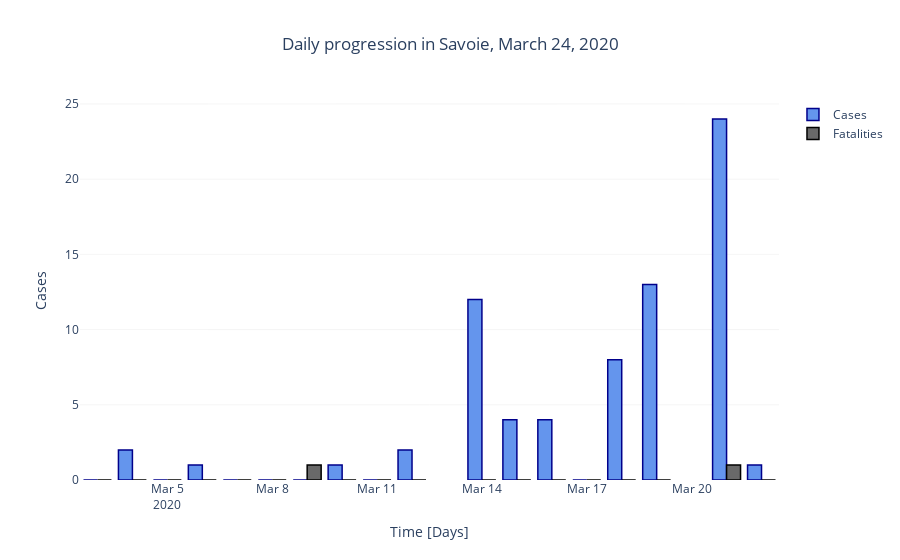

Source (notebook cell):
### Code cell
dplot.disp_daily_cases(df_dep, dep_std, 'SPF')

### Figure 1 — Plotly figure (JSON) as saved in the notebook; plotly's stock layout.template omitted (floating-point values rounded to 4 significant figures)
{"data": [{"marker": {"color": "CornflowerBlue", "line": {"color": "DarkBlue", "width": 1.5}}, "name": "Cases", "type": "bar", "x": ["2020-03-03T00:00:00", "2020-03-04T00:00:00", "2020-03-05T00:00:00", "2020-03-06T00:00:00", "2020-03-07T00:00:00", "2020-03-08T00:00:00", "2020-03-09T00:00:00", "2020-03-10T00:00:00", "2020-03-11T00:00:00", "2020-03-12T00:00:00", "2020-03-14T00:00:00", "2020-03-15T00:00:00", "2020-03-16T00:00:00", "2020-03-17T00:00:00", "2020-03-18T00:00:00", "2020-03-19T00:00:00", "2020-03-21T00:00:00", "2020-03-22T00:00:00"], "y": [0, 2, 0, 1, 0, 0, 0, 1, 0, 2, 12, 4, 4, 0, 8, 13, 24, 1]}, {"marker": {"color": "DimGray", "line": {"color": "Black", "width": 1.5}}, "name": "Fatalities", "type": "bar", "x": ["2020-03-03T00:00:00", "2020-03-04T00:00:00", "2020-03-05T00:00:00", "2020-03-06T00:00:00", "2020-03-07T00:00:00", "2020-03-08T00:00:00", "2020-03-09T00:00:00", "2020-03-10T00:00:00", "2020-03-11T00:00:00", "2020-03-12T00:00:00", "2020-03-14T00:00:00", "2020-03-15T00:00:00", "2020-03-16T00:00:00", "2020-03-17T00:00:00", "2020-03-18T00:00:00", "2020-03-19T00:00:00", "2020-03-21T00:00:00", "2020-03-22T00:00:00"], "y": [0, 0, 0, 0, 0, 0, 1, 0, 0, 0, 0, 0, 0, 0, 0, 0, 1, 0]}], "layout": {"autosize": true, "plot_bgcolor": "white", "title": {"text": "Daily progression in Savoie, March 24, 2020", "x": 0.5}, "xaxis": {"autorange": true, "range": ["2020-03-02 12:00", "2020-03-22 12:00"], "title": {"text": "Time [Days]"}, "type": "date"}, "yaxis": {"autorange": true, "gridcolor": "gainsboro", "gridwidth": 0.3, "range": [0, 25.26], "showgrid": true, "title": {"text": "Cases"}, "type": "linear"}}}
